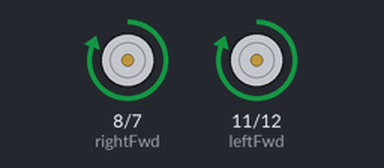
Recording of a sketch running on a simulated Arduino Uno, built with avr-gcc and run on an emulated ATmega328P. Parts: motor-driver pin pairs drawn as motors (green arrow = first pin HIGH = forward, orange = second pin HIGH = backward, longer = more drive, scaled by the enable pin). At 24.8 s the program stops and its outputs stay as they are.

Above: at 0.1 s.
At 12.6 s:
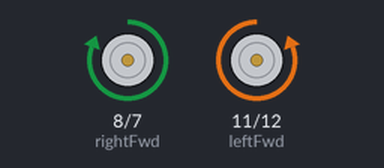
At 18.3 s:
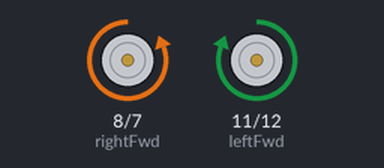
At 24.9 s:
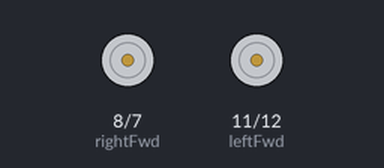
Timing chart, 0 to 26.3 s (numbered marks = the images above):
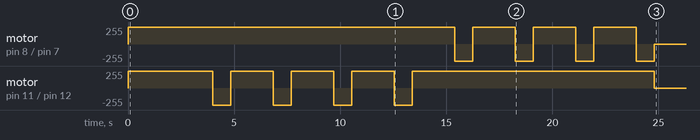

Measured:
- by itself, motor on pin 8 (rightFwd) / pin 7 (rightRev): repeats every 2.9 s: backward 255/255 0.85 s, forward 255/255 2.0 s
- by itself, motor on pin 11 (leftFwd) / pin 12 (leftRev): stopped → forward 255/255 at 0.00 s, → backward 255/255 4.0 s later, → forward 255/255 0.85 s later, → backward 255/255 2.0 s later, … (10 changes in this stretch)

The sketch:

Story_7.ino
```cpp
// Motor pins
const int leftRev     = 12;
const int leftFwd     = 11;
const int leftEnable  = 10;

const int rightEnable = 9;
const int rightFwd    = 8;
const int rightRev    = 7;

const int DRIVE_OUT_MS = 2000;
const int DRIVE_SIDE_MS = 2000;
const int TURN_MS = 850;

void moveForward() {
  digitalWrite(leftEnable, HIGH);
  digitalWrite(leftFwd, HIGH);
  digitalWrite(leftRev, LOW);

  digitalWrite(rightEnable, HIGH);
  digitalWrite(rightFwd, HIGH);
  digitalWrite(rightRev, LOW);
}

void stopMotors() {
  digitalWrite(leftEnable, LOW);
  digitalWrite(rightEnable, LOW);

  digitalWrite(leftFwd, LOW);
  digitalWrite(leftRev, LOW);
  digitalWrite(rightFwd, LOW);
  digitalWrite(rightRev, LOW);
}

void turnLeft() {
  digitalWrite(leftEnable, HIGH);
  digitalWrite(leftFwd, LOW);
  digitalWrite(leftRev, HIGH);

  digitalWrite(rightEnable, HIGH);
  digitalWrite(rightFwd, HIGH);
  digitalWrite(rightRev, LOW);
}

void turnRight() {
  digitalWrite(leftEnable, HIGH);
  digitalWrite(leftFwd, HIGH);
  digitalWrite(leftRev, LOW);

  digitalWrite(rightEnable, HIGH);
  digitalWrite(rightFwd, LOW);
  digitalWrite(rightRev, HIGH);
}

void moveForwardTimed(int ms) {
  moveForward();
  delay(ms);
}

void turnLeftTimed(int ms) {
  turnLeft();
  delay(ms);
}

void turnRightTimed(int ms) {
  turnRight();
  delay(ms);
}

void story7_FigureOf8() {
  moveForwardTimed(DRIVE_OUT_MS);

  for (int side = 0; side < 4; side++) {
    moveForwardTimed(DRIVE_SIDE_MS);
    turnLeftTimed(TURN_MS);
  }

  for (int side = 0; side < 4; side++) {
    moveForwardTimed(DRIVE_SIDE_MS);
    turnRightTimed(TURN_MS);
  }
  stopMotors();
  exit(0);
}

void setup() {
  pinMode(leftRev, OUTPUT);
  pinMode(leftFwd, OUTPUT);
  pinMode(leftEnable, OUTPUT);

  pinMode(rightEnable, OUTPUT);
  pinMode(rightFwd, OUTPUT);
  pinMode(rightRev, OUTPUT);
}

void loop() {
  story7_FigureOf8();
}
```
